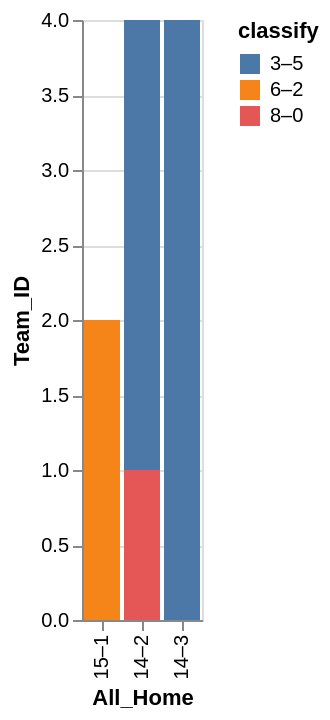

Here is the Vega-Lite specification saved for this chart:
### Vega-Lite specification from a JSON file in a GitHub repository (floating-point values rounded to 4 significant figures)
{"data": {"values": [{"x_data": "14–2", "y_data": 3, "classify": "3–5"}, {"x_data": "14–3", "y_data": 4, "classify": "3–5"}, {"x_data": "15–1", "y_data": 0, "classify": "3–5"}, {"x_data": "14–2", "y_data": 0, "classify": "6–2"}, {"x_data": "14–3", "y_data": 0, "classify": "6–2"}, {"x_data": "15–1", "y_data": 2, "classify": "6–2"}, {"x_data": "14–2", "y_data": 1, "classify": "8–0"}, {"x_data": "14–3", "y_data": 0, "classify": "8–0"}, {"x_data": "15–1", "y_data": 0, "classify": "8–0"}]}, "mark": "bar", "encoding": {"x": {"field": "x_data", "type": "nominal", "title": "All_Home", "sort": {"op": "sum", "field": "y_data", "order": "ascending"}}, "y": {"field": "y_data", "type": "quantitative", "title": "Team_ID"}, "color": {"field": "classify"}}}
